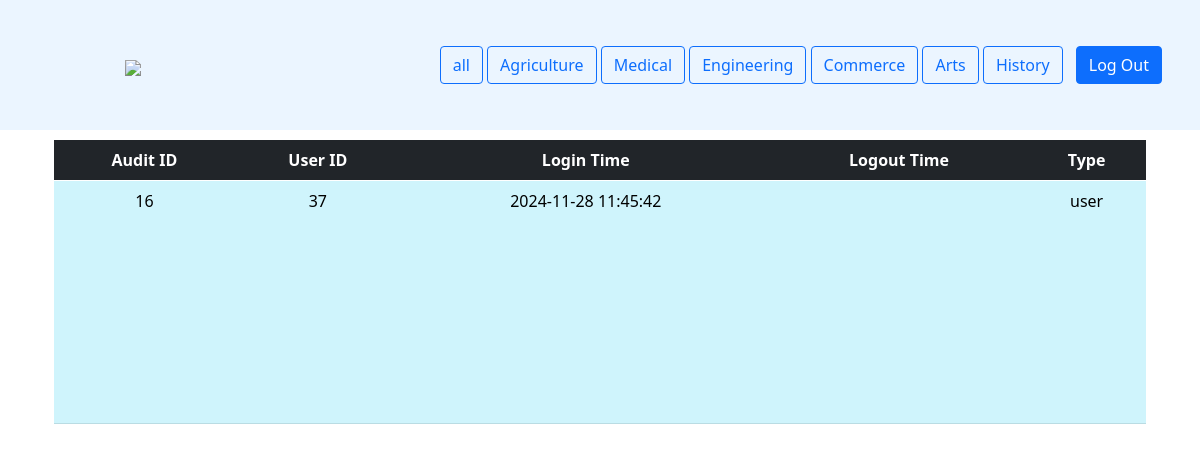
Before: /history.php (signed in) with the older database file.
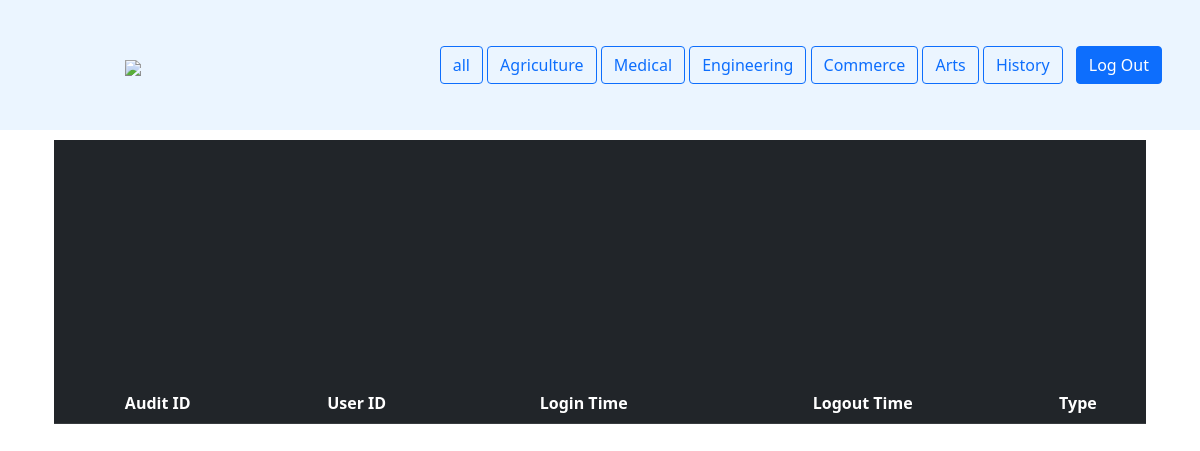
After: the same page with the newer database file.
### tables this page shows
CREATE TABLE `audit_table` (
  `login_id` int(11) NOT NULL,
  `u_id` int(11) NOT NULL,
  `login_time` datetime NOT NULL,
  `type` varchar(20) NOT NULL,
  `logout_time` datetime DEFAULT NULL
);

### history.php (the view, shortened to what this page needs)
<!DOCTYPE html>
<html lang="en">
<head>
    <link rel="stylesheet" href="sty.css" />
    <link href="https://cdn.jsdelivr.net/npm/bootstrap@5.3.3/dist/css/bootstrap.min.css" rel="stylesheet">
</head>
<body>
<div class="c">
    <?php
    include "userheader.php";
    include "conn.php";
    $id = $_SESSION['id'];
    $qry = "SELECT * FROM audit_table WHERE u_id = $id ORDER BY login_id ASC";
    $rs = mysqli_query($con, $qry);
    echo "<div class='container mt-4'>";
    echo "<table class='table table-info table-hover text-center'>";
    echo "<thead class='table table-dark'><tr><th>Audit ID</th><th>User ID</th><th>Login Time</th><th>Logout Time</th><th>Type</th></tr></thead>";
    while ($val = mysqli_fetch_assoc($rs)) {
        echo "<tbody><tr>";
        echo "<td>".$val["login_id"]."</td>";
        echo "<td>".$val["u_id"]."</td>";
        echo "<td>".$val["login_time"]."</td>";
        echo "<td>".$val["logout_time"]."</td>";
        echo "<td>".$val["type"]."</td>";
        echo "</tr></tbody>";
    }
    echo "</table></div>";
    ?>
</div>
</body>
</html>

Changed rows visible on the page:
removed audit_table: login_id "16", u "37", login_time "2024-11-28 11:45:42", type "user"
